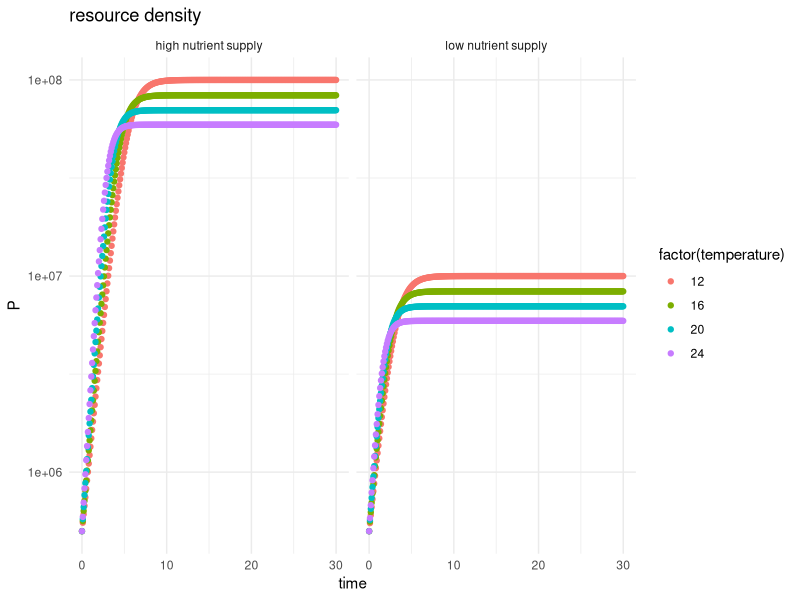
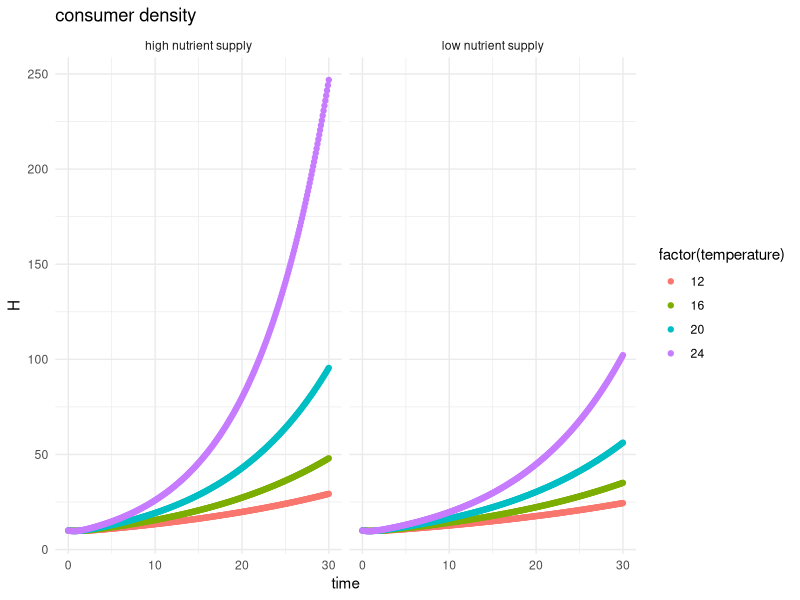
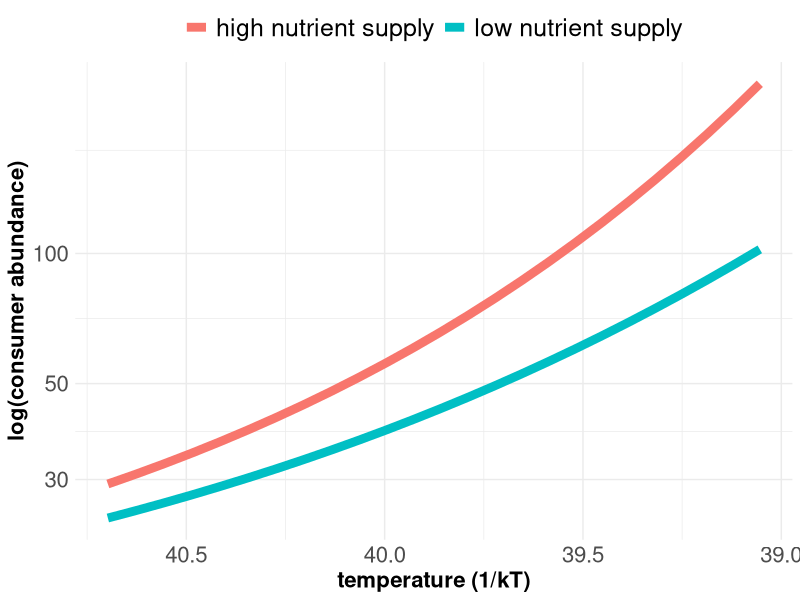
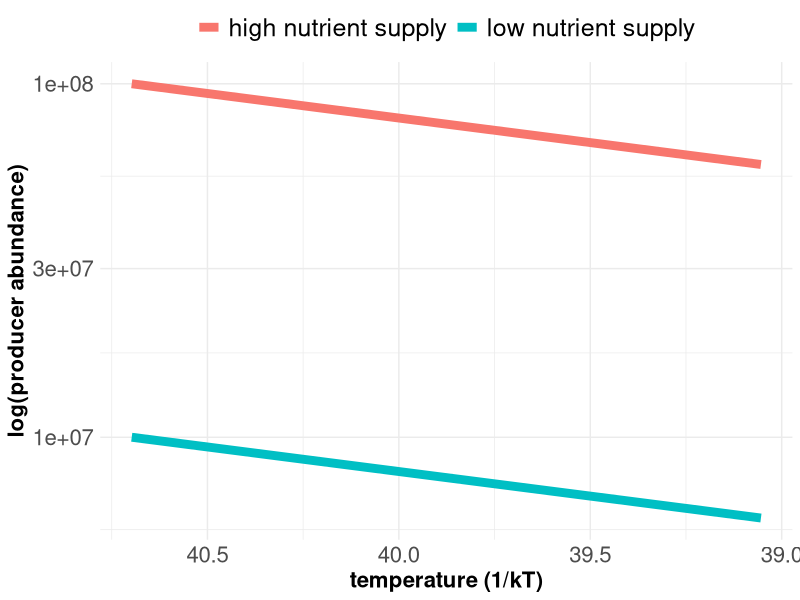

Source code (R) for these figures, in order:
## ---- chunk 1
# load libraries ----------------------------------------------------------
library(tidyverse)
library(gridExtra)
library(broom)

## ---- chunk 2
# read in data ------------------------------------------------------------

all_times <- read_csv("CR_abundances_30days.csv")

## ---- chunk 3
all_times %>% 
	filter(temperature %in% c("12", "16", "20", "24")) %>% 
	ggplot(data = ., aes(x = time, y = P, color = factor(temperature))) +geom_point() +
	facet_wrap( ~ resource_level) +
	ggtitle("resource density") +
	scale_y_log10() +
	theme_minimal()
## ---- chunk 4
all_times %>% 
	filter(temperature %in% c("12", "16", "20", "24")) %>% 
	ggplot(data = ., aes(x = time, y = H, color = factor(temperature))) +geom_point() +
	facet_wrap( ~ resource_level) +
	ggtitle("consumer density") +
	# scale_y_log10() +
	theme_minimal()
## ---- chunk 5
all_times %>% 
	filter(time == 30) %>% 
	mutate(inverse_temp = (1/(.00008617*(temperature+273.15)))) %>%
	ggplot(aes(x = inverse_temp, y = H, group = resource_level, color = resource_level)) + geom_line(size = 3) +
	scale_x_reverse() + 
	scale_y_log10() +
	theme_minimal() + xlab("temperature (1/kT)") + ylab("log(consumer abundance)") + 
	theme(axis.text=element_text(size=16),
				axis.title=element_text(size=16,face="bold")) +
	theme(legend.title=element_blank(),
				legend.text = element_text(size = 18)) +
	theme(legend.position="top")
## ---- chunk 6
all_times %>% 
	filter(time == 30) %>% 
	mutate(inverse_temp = (1/(.00008617*(temperature+273.15)))) %>%
	ggplot(aes(x = inverse_temp, y = P, group = resource_level, color = resource_level)) + geom_line(size = 3) +
	scale_x_reverse() + 
	scale_y_log10() +
	theme_minimal() + xlab("temperature (1/kT)") + ylab("log(producer abundance)") + 
	theme(axis.text=element_text(size=16),
				axis.title=element_text(size=16,face="bold")) +
	theme(legend.title=element_blank(),
				legend.text = element_text(size = 18)) +
	theme(legend.position="top")
